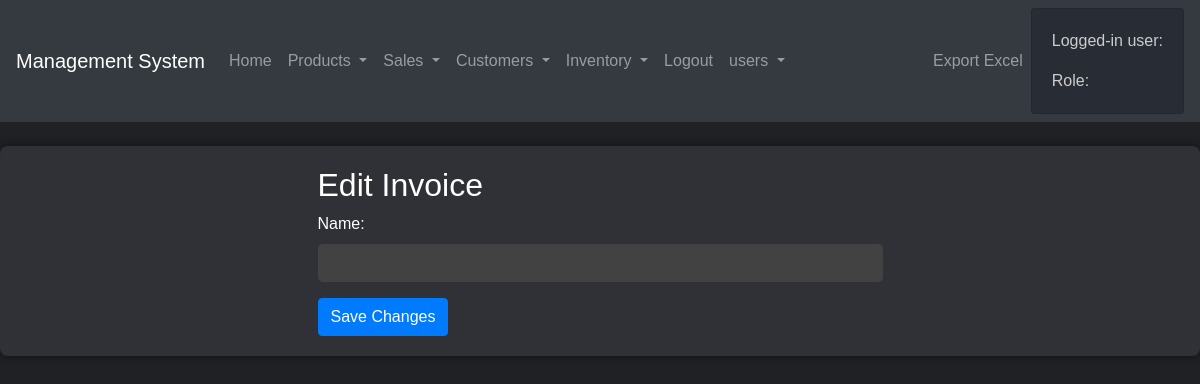
/edit_invoice/6 (signed in), run on an earlier commit of the app's database.
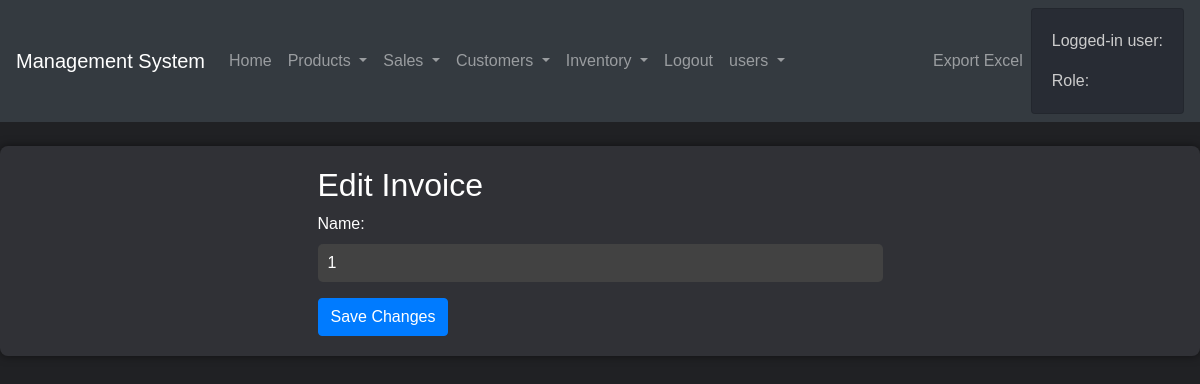
And on a later commit of the database.
### tables this page shows
CREATE TABLE invoices (
    id INTEGER PRIMARY KEY,
    customer_id INTEGER,
    product_id INTEGER,
    quantity INTEGER,
    date TEXT,
    type TEXT, price REAL, discount REAL, total REAL, notes TEXT,
    FOREIGN KEY (customer_id) REFERENCES customers (id),
    FOREIGN KEY (product_id) REFERENCES products (id)
);

### app.py (the view)
@app.route('/edit_invoice/<int:invoice_id>', methods=['GET', 'POST'])
def edit_invoice(invoice_id):
    if is_logged_in():
        user_role = get_user_role()
        if user_role in ['admin', 'manager']:
            if request.method == 'POST':
                updated_data = {
                    'name': request.form['name'],
                    'amount': request.form['amount'],
                    'customer_id': request.form['customer_id'],
                    'date': request.form['date'],
                    'notes': request.form['notes'],
                }
                conn = sqlite3.connect('database.db')
                c = conn.cursor()
                c.execute("""
                     UPDATE invoices
                SET name = ?, amount = ?, customer_id = ?, date = ?, notes = ? -- Add more fields here as needed
                WHERE id = ?
                """, (updated_data['name'], updated_data['amount'], updated_data['customer_id'], updated_data['date'], updated_data['notes'], invoice_id))
                conn.commit()
                conn.close()
                return redirect(url_for('invoices'))
            else:
                conn = sqlite3.connect('database.db')
                c = conn.cursor()
                c.execute("SELECT * FROM invoices WHERE id = ?", (invoice_id,))
                invoice_details = c.fetchone()
                conn.close()
                return render_template('edit_invoice.html', invoice=invoice_details)
        else:
            return render_template('unauthorized.html')
    else:
        return redirect(url_for('login'))

### app.py (called while the page is built)
def is_logged_in():
    return 'username' in session

def get_user_role():
    if is_logged_in():
        conn = sqlite3.connect('database.db')
        c = conn.cursor()
        c.execute("SELECT role FROM users WHERE username=?", (session['username'],))
        role = c.fetchone()[0]
        conn.close()
        return role
    else:
        return None

### templates/edit_invoice.html
{% extends "base.html" %}
{% block content %}
<div class="row justify-content-center">
    <div class="col-md-6">
        <h2>Edit Invoice</h2>
        <form method="POST">
            <div class="form-group">
                <label for="name">Name:</label>
                <input type="text" class="form-control" id="name" name="name" value="{{ invoice[1] }}" required>
            </div>
            <button type="submit" class="btn btn-primary">Save Changes</button>
        </form>
    </div>
</div>
{% endblock %}

What changed in the data, as far as the page shows it:
added invoices: name "1"
